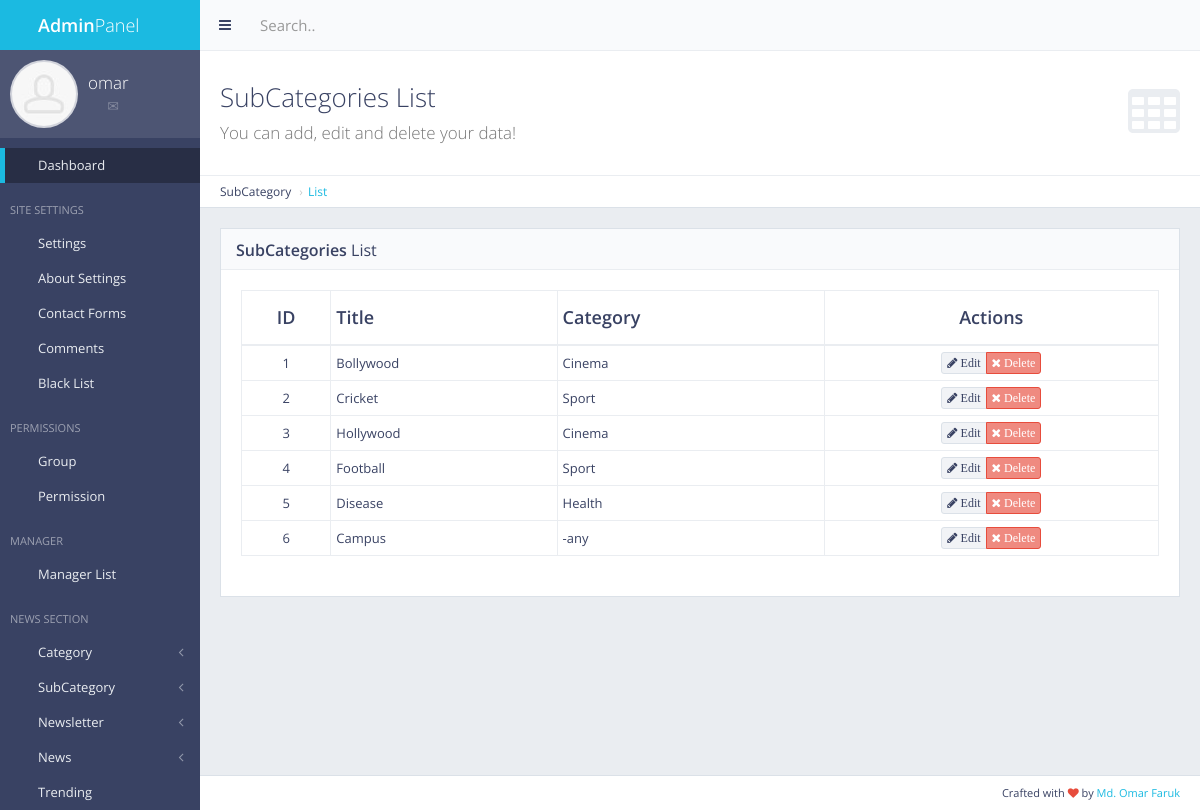
The page /panel/subcategory/list/ (signed in) on the database its author committed.
### subcat/models.py (models this page shows, shortened)
class SubCat(models.Model):
    name = models.CharField(max_length=50)
    catname = models.CharField(max_length=50)  # main category name
    catid = models.IntegerField()

### subcat/views.py (the view)
# urls.py: url(r'^panel/subcategory/list/$', views.subcat_list, name='subcat_list'),   ## Admin Panel Subcategory List
def subcat_list(request):
    if not request.user.is_authenticated:
        return redirect('mylogin')
    subcat = SubCat.objects.all()
    return render(request, 'back/subcat_list.html', {'subcat':subcat})

### main/templatetags/extra_auth.py (called while the page is built)
@register.filter(name='has_group')
def has_group(user, group_name):
    return user.groups.filter(name=group_name).exists()

### main/templates/back/subcat_list.html (shortened to what this page needs)
{% extends 'back/master.html' %}
{% load static %}
{% block mainblock %}
<div class="content-header">
    <div class="header-section">
        <h1>
            <i class="fa fa-table"></i>SubCategories List<br><small>You can add, edit and delete your data!</small>
        </h1>
    </div>
</div>
<ul class="breadcrumb breadcrumb-top">
    <li>SubCategory</li>
    <li><a href="/panel/subcategory/list/">List</a></li>
</ul>
<div class="block full">
    <div class="block-title">
        <h2><strong>SubCategories</strong> List</h2>
    </div>
    <div class="table-responsive">
        <table id="example-datatable" class="table table-vcenter table-condensed table-bordered">
            <thead>
                <tr>
                    <th class="text-center">ID</th>
                    <th>Title</th>
                    <th>Category</th>
                    <th class="text-center">Actions</th>
                </tr>
            </thead>
            <tbody>
                {% for cc in subcat %}
                <tr>
                    <td class="text-center">{{ cc.pk }}</td>
                    <td>{{ cc.name }}</td>
                    <td>{{ cc.catname }}</td>
                    <td class="text-center">
                        <div class="btn-group">
                            <a href="javascript:void(0)" data-toggle="tooltip" title="Edit" class="btn btn-xs btn-default"><i class="fa fa-pencil"> Edit</i></a>
                            <a href="{% url 'news_delete' pk=cc.pk %}" data-toggle="tooltip" title="Delete" class="btn btn-xs btn-danger"><i class="fa fa-times"> Delete</i></a>
                        </div>
                    </td>
                </tr>
                {% endfor %}
            </tbody>
        </table>
    </div>
</div>
{% endblock %}

### main/templates/back/master.html (shortened to what this page needs)
{% load static %}
{% load extra_auth %}
{% if user.is_authenticated %}
<!DOCTYPE html>
 <html class="no-js" lang="en">
    <head>
        <link rel="stylesheet" href="{% static 'back/css/bootstrap.min.css' %}">
        <link rel="stylesheet" href="{% static 'back/css/plugins.css' %}">
        <link rel="stylesheet" href="{% static 'back/css/main.css' %}">
        <link rel="stylesheet" href="{% static 'back/css/themes.css' %}">
    </head>
    <body>
        <div id="page-wrapper">
            <div id="page-container" class="sidebar-partial sidebar-visible-lg sidebar-no-animations">
                <div id="sidebar">
                    <div id="sidebar-scroll">
                        <div class="sidebar-content">
                            <a href="/panel" class="sidebar-brand">
                                <i class="gi gi-flash"></i><span class="sidebar-nav-mini-hide"><strong>Admin</strong>Panel</span>
                            </a>
                            <div class="sidebar-section sidebar-user clearfix sidebar-nav-mini-hide">
                                <div class="sidebar-user-avatar">
                                    <a href="page_ready_user_profile.html">
                                        <img src="{% static 'back/img/placeholders/avatars/avatar2.jpg' %}" alt="avatar">
                                    </a>
                                </div>
                                <div class="sidebar-user-name">{{ request.user }}</div>
                                <div class="sidebar-user-links">
                                    <a href="page_ready_user_profile.html" data-toggle="tooltip" data-placement="bottom" title="Profile"><i class="gi gi-user"></i></a>
                                    <a href="page_ready_inbox.html" data-toggle="tooltip" data-placement="bottom" title="Messages"><i class="gi gi-envelope"></i></a>
                                    <a href="/panel/change/pass/" class="enable-tooltip" data-placement="bottom" title="Settings" ><i class="gi gi-cogwheel"></i></a>
                                    <a href="/logout" data-toggle="tooltip" data-placement="bottom" title="Logout"><i class="gi gi-exit"></i></a>
                                </div>
                            </div>
                        <ul class="sidebar-nav">
                            {% if perms.main.master_user %}
                            <li>
                                <a href="/panel" class=" active"><i class="gi gi-stopwatch sidebar-nav-icon"></i><span class="sidebar-nav-mini-hide">Dashboard</span></a>
                            </li>
                            {% endif %}
                {% if request.user|has_group:"masteruser" %}
                            <li class="sidebar-header">
                                <span class="sidebar-header-options clearfix"><a href="javascript:void(0)" data-toggle="tooltip" title="Quick Settings"><i class="gi gi-settings"></i></a></span>
                                <span class="sidebar-header-title">Site Settings</span>
                            </li>
                                <li>
                                    <a href="/panel/setting/" class=""><i class="gi gi-show_big_thumbnails sidebar-nav-icon"></i><span class="sidebar-nav-mini-hide">Settings</span></a>
                                </li>
                                <li>
                                    <a href="/panel/about/setting/" class=""><i class="gi gi-show_big_thumbnails sidebar-nav-icon"></i><span class="sidebar-nav-mini-hide">About Settings</span></a>
                                </li>
                                <li>
                                    <a href="/panel/contactform/" class=""><i class="gi gi-show_big_thumbnails sidebar-nav-icon"></i><span class="sidebar-nav-mini-hide">Contact Forms</span></a>
                                </li>
                            <li>
                                <a href="/comments/list/" class=""><i class="gi gi-show_big_thumbnails sidebar-nav-icon"></i><span class="sidebar-nav-mini-hide">Comments</span></a>
                            </li>
                        <li>
                            <a href="/blacklist/" class=""><i class="gi gi-show_big_thumbnails sidebar-nav-icon"></i><span class="sidebar-nav-mini-hide">Black List</span></a>
                        </li>
                <li class="sidebar-header">
                    <span class="sidebar-header-options clearfix"><a href="javascript:void(0)" data-toggle="tooltip" title="Quick Settings"><i class="gi gi-settings"></i></a></span>
                    <span class="sidebar-header-title">Permissions</span>
                </li>
                    <li>
                        <a href="/panel/manager/group/" class=""><i class="gi gi-show_big_thumbnails sidebar-nav-icon"></i><span class="sidebar-nav-mini-hide">Group</span></a>
                    </li>
                    <li>
                        <a href="/panel/manager/perms/" class=""><i class="gi gi-show_big_thumbnails sidebar-nav-icon"></i><span class="sidebar-nav-mini-hide">Permission</span></a>
                    </li>
                    <li class="sidebar-header">
                        <span class="sidebar-header-options clearfix"><a href="javascript:void(0)" data-toggle="tooltip" title="Quick Settings"><i class="gi gi-settings"></i></a></span>
                        <span class="sidebar-header-title">Manager</span>
                    </li>
                        <li>
                            <a href="/panel/manager/list/" class=""><i class="gi gi-show_big_thumbnails sidebar-nav-icon"></i><span class="sidebar-nav-mini-hide">Manager List</span></a>
                        </li>
                {% endif %}
                        <li class="sidebar-header">
                            <span class="sidebar-header-options clearfix"><a href="javascript:void(0)" data-toggle="tooltip" title="Quick Settings"><i class="gi gi-settings"></i></a></span>
                            <span class="sidebar-header-title">News Section</span>
                        </li>
                {% if request.user|has_group:"masteruser" %}
                        <li>
                            <a href="#" class="sidebar-nav-menu"><i class="fa fa-angle-left sidebar-nav-indicator sidebar-nav-mini-hide"></i><i class="gi gi-show_big_thumbnails sidebar-nav-icon"></i><span class="sidebar-nav-mini-hide">Category</span></a>
                        </li>
                        <li>
                            <a href="#" class="sidebar-nav-menu"><i class="fa fa-angle-left sidebar-nav-indicator sidebar-nav-mini-hide"></i><i class="gi gi-show_big_thumbnails sidebar-nav-icon"></i><span class="sidebar-nav-mini-hide">SubCategory</span></a>
                        </li>
                    <li>
                        <a href="#" class="sidebar-nav-menu"><i class="fa fa-angle-left sidebar-nav-indicator sidebar-nav-mini-hide"></i><i class="gi gi-show_big_thumbnails sidebar-nav-icon"></i><span class="sidebar-nav-mini-hide">Newsletter</span></a>
                    </li>
                {% endif %}
                                <li>
                                    <a href="#" class="sidebar-nav-menu"><i class="fa fa-angle-left sidebar-nav-indicator sidebar-nav-mini-hide"></i><i class="gi gi-show_big_thumbnails sidebar-nav-icon"></i><span class="sidebar-nav-mini-hide">News</span></a>
                                </li>
                {% if request.user|has_group:"masteruser" %}
                            <li>
                                <a href="/panel/trending/" class=""><i class="gi gi-show_big_thumbnails sidebar-nav-icon"></i><span class="sidebar-nav-mini-hide">Trending</span></a>
                            </li>
                {% endif %}
                            </ul>
                        </div>
                    </div>
                </div>
                <div id="main-container">
                    <header class="navbar navbar-default">
                        <ul class="nav navbar-nav-custom">
                            <li>
                                <a href="javascript:void(0)" onclick="App.sidebar('toggle-sidebar');this.blur();">
                                    <i class="fa fa-bars fa-fw"></i>
                                </a>
                            </li>
                        </ul>
                        <form action="page_ready_search_results.html" method="post" class="navbar-form-custom">
                            <div class="form-group">
                                <input type="text" id="top-search" name="top-search" class="form-control" placeholder="Search..">
                            </div>
                        </form>
                    </header>
                    <div id="page-content">
                    {% block mainblock %}
                    {% endblock %}
                    </div>
                    <footer class="clearfix">
                        <div class="pull-right">
                            Crafted with <i class="fa fa-heart text-danger"></i> by <a href="" target="_blank">Md. Omar Faruk</a>
                        </div>
                    </footer>
                </div>
            </div>
        </div>
    </body>
</html>
{% else %}
Please Login
{% endif %}

### rows shown on the page
SubCat: pk "1", name "Bollywood", catname "Cinema"
SubCat: pk "2", name "Cricket", catname "Sport"
SubCat: pk "3", name "Hollywood", catname "Cinema"
SubCat: pk "4", name "Football", catname "Sport"
SubCat: pk "5", name "Disease", catname "Health"
SubCat: pk "6", name "Campus", catname "-any"

### other values the page prints
{{ request.user }} "omar"
